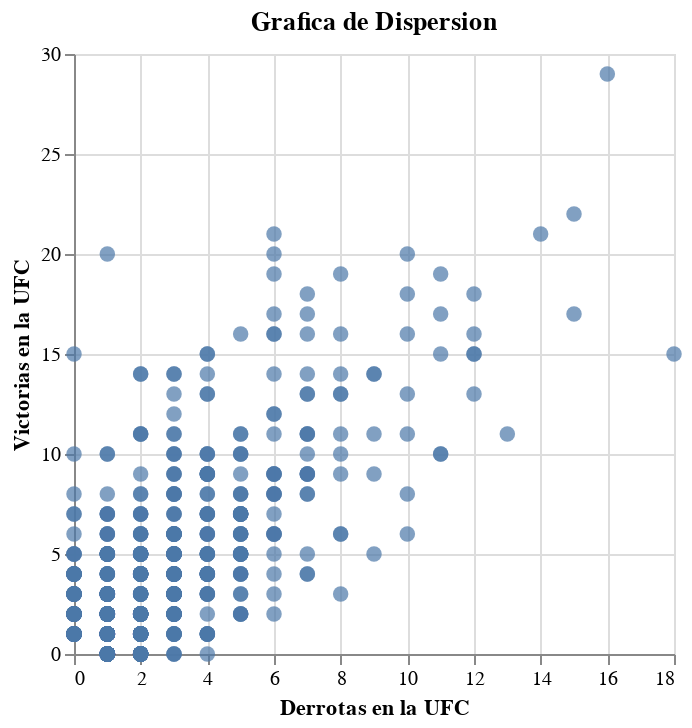

Notebook cell for this chart:
### Markdown cell above
La altura de los peleadores de la UFC sigue el estandar de altura demografica la cual es entre 69 pulgadas o 1.75 metros. Esto significa que no hay un gusto mayor por las MMA en personas bajas o altas.

### Code cell
alt.Chart(metacritic).mark_circle(size=60).encode(
    alt.X('ufc_loses', title='Derrotas en la UFC'),
    alt.Y('ufc_wins', title='Victorias en la UFC'),
).properties(title='Grafica de Dispersion')

### Figure 1 — Vega-Lite specification as saved in the notebook (floating-point values rounded to 4 significant figures; data arrays with more than 128 entries replaced by an {"elided": "..."} marker saying what was removed)
{"config": {"view": {"continuousWidth": 300, "continuousHeight": 300}}, "data": {"name": "data-61cddbca45326504fdcec5daf4f8b8d9"}, "mark": {"type": "circle", "size": 60}, "encoding": {"x": {"field": "ufc_loses", "title": "Derrotas en la UFC", "type": "quantitative"}, "y": {"field": "ufc_wins", "title": "Victorias en la UFC", "type": "quantitative"}}, "title": "Grafica de Dispersion", "$schema": "https://vega.github.io/schema/vega-lite/v5.8.0.json", "datasets": {"data-61cddbca45326504fdcec5daf4f8b8d9": {"elided": "617 records"}}}
